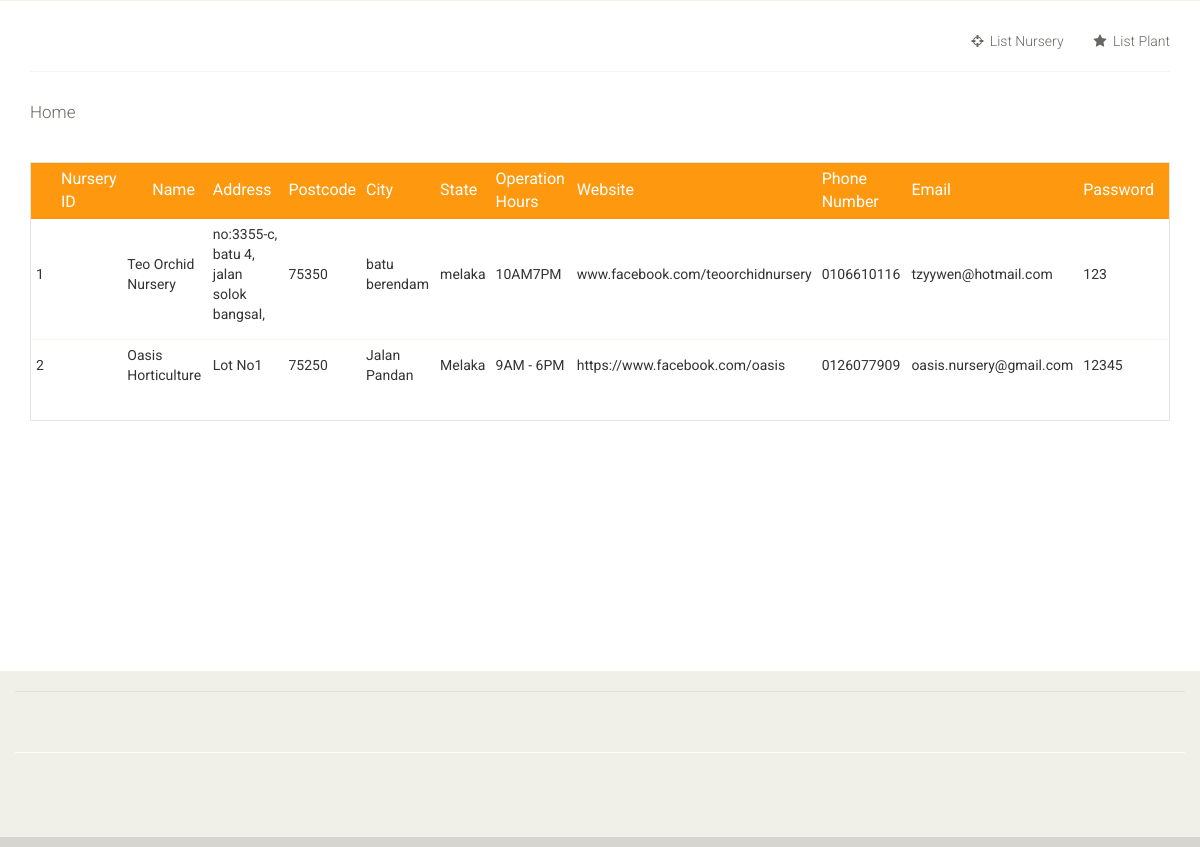
The app's page /viewnursery.php with its own data.
### tables this page shows
CREATE TABLE `nursery` (
  `nur_id` int(11) NOT NULL,
  `nur_name` varchar(50) DEFAULT NULL,
  `nur_address` varchar(50) DEFAULT NULL,
  `nur_post` int(5) DEFAULT NULL,
  `nur_city` varchar(15) DEFAULT NULL,
  `nur_state` varchar(15) DEFAULT NULL,
  `nur_phone` varchar(12) DEFAULT NULL,
  `nur_email` varchar(30) DEFAULT NULL,
  `nur_web` varchar(50) DEFAULT NULL,
  `nur_open` varchar(15) DEFAULT NULL,
  `n_password` varchar(10) DEFAULT NULL,
  `nur_close` varchar(15) NOT NULL,
  `timex` varchar(10) NOT NULL,
  `timex1` varchar(10) NOT NULL
);

### viewnursery.php (the view, shortened to what this page needs)
<!DOCTYPE html>
<html lang="en">
<head>
    <link href="css/bootstrap.min.css" rel="stylesheet">
    <link href="css/font-awesome.min.css" rel="stylesheet">
    <link href="css/prettyPhoto.css" rel="stylesheet">
    <link href="css/price-range.css" rel="stylesheet">
    <link href="css/animate.css" rel="stylesheet">
	<link href="css/main.css" rel="stylesheet">
	<link href="css/responsive.css" rel="stylesheet">
</head>
<body>
	<header id="header">
		<div class="header-middle">
			<div class="container">
				<div class="row">
					<div class="col-sm-4">
					</div>
					<div class="col-sm-8">
						<div class="shop-menu pull-right">
							<ul class="nav navbar-nav">
								<li><a href="viewnursery.php"><i class="fa fa-crosshairs"></i> List Nursery</a></li>
								<li><a href="viewplant.php"><i class="fa fa-star"></i> List Plant</a></li>
							</ul>
						</div>
					</div>
				</div>
			</div>
		</div>
		<div class="header-bottom">
			<div class="container">
				<div class="row">
					<div class="col-sm-9">
						<div class="mainmenu pull-left">
							<ul class="nav navbar-nav collapse navbar-collapse">
								<li><a href="index0.php">Home</a></li>
							</ul>
						</div>
					</div>
					<div class="col-sm-3">
					</div>
				</div>
			</div>
		</div>
	</header>
<section id="cart_items">
		<div class="container">
			<div class="table-responsive cart_info">
				<table class="table table-condensed">
					<thead>
						<tr class="cart_menu">
							<td class="image">Nursery ID</td>
							<td class="image">Name</td>
							<td class="description">Address</td>
							<td class="description">Postcode</td>
							<td class="description">City</td>
							<td class="description">State</td>
							<td class="description">Operation Hours</td>
							<td class="description">Website</td>
							<td class="description">Phone Number</td>
							<td class="price">Email</td>
							<td class="quantity">Password</td>
							<td></td>
						</tr>
					</thead>
					<tbody>
					<?php
							  $conn = Connect();
 							$cu = "SELECT * from nursery";
  							$result = mysqli_query($conn, $cu) or die(mysqli_error());
  						while($row = mysqli_fetch_array($result)){
						       	$nur_id = $row['nur_id'];
						       	$nur_name = $row['nur_name'];
								$nur_address= $row['nur_address'];
								$nur_post= $row['nur_post'];
								$nur_city= $row['nur_city'];
								$nur_state= $row['nur_state'];
								$nur_phone = $row['nur_phone'];
								$nur_email = $row['nur_email'];
								$nur_web = $row['nur_web'];
								$nur_open= $row['nur_open'];
								$nur_close= $row['nur_close'];
								$timex= $row['timex'];
								$timex1= $row['timex1'];
								$n_password = $row['n_password'];
					echo "<form name=update action=listplant0.php method=post>";
						echo "<tr>";
							echo "<td>
								<p>".$nur_id."</p>
							</td>";
							echo "<td >
								<p>".$nur_name."<p>
							</td>";
							echo  "<td>
								<p>".$nur_address."</p>
							</td>";
							echo  "<td>
								<p>".$nur_post."</p>
							</td>";
							echo  "<td>
								<p>".$nur_city."</p>
							</td>";
							echo  "<td>
								<p>".$nur_state."</p>
							</td>";
							echo  "<td>
								<p>".$nur_open.$timex.$nur_close.$timex1." </p>
							</td>";
							echo  "<td>
								<p>".$nur_web."</p>
							</td>";
							echo  "<td>
								<p>".$nur_phone."</p>
							</td>";
							echo  "<td>
								<p>".$nur_email."</p>
							</td>";
							echo  "<td>
								<p>".$n_password."</p>
							</td>";
					echo "</form>";
						}
							?>
					</tbody>
				</table>
			</div>
		</div>
	</section>
<br><br><br><br><br><br><br><br><br><br>
	<footer id="footer">
		<div class="footer-top">
			<div class="container">
			</div>
		</div>
		<br><br><br>
		<div class="footer-widget">
			<div class="container">
				<div class="row">
					<div class="col-sm-2">
					</div>
					<div class="col-sm-2">
					</div>
					<div class="col-sm-2">
					</div>
					<div class="col-sm-2">
					</div>
					<div class="col-sm-3 col-sm-offset-1">
					</div>
				</div>
			</div>
		</div>
		<div class="footer-bottom">
		</div>
	</footer>
</body>
</html>

### css/main.css (style rules this page uses)
body { font-family: 'Roboto', sans-serif; background:; position: relative; font-weight:400px; }
ul li { list-style: none; }
a { -webkit-transition: 300ms; -moz-transition: 300ms; -o-transition: 300ms; transition: 300ms; }
.header-middle .container .row { border-bottom: 1px solid #f5f5f5; margin-left: 0; margin-right: 0; padding-bottom: 20px; padding-top: 20px; }
.header-middle .container .row .col-sm-4 { padding-left: 0; }
.header-middle .container .row .col-sm-8 { padding-right:0; }
.shop-menu ul li { display:inline-block; padding-left: 15px; padding-right: 15px; }
.shop-menu ul li:last-child { padding-right: 0; }
.shop-menu ul li a { background: #FFFFFF; color: #696763; font-family: 'Roboto', sans-serif; font-size: 14px; font-weight: 300; padding:0; padding-right: 0; margin-top: 10px; }
.shop-menu ul li a i { margin-right:3px; }
.header-bottom { padding-bottom: 30px; padding-top: 30px; }
.navbar-collapse.collapse { padding-left: 0; }
.mainmenu ul li { padding-right: 15px; padding-left: 15px; }
.mainmenu ul li:first-child { padding-left: 0px; }
.mainmenu ul li a { color: #696763; font-family: 'Roboto', sans-serif; font-size: 17px; font-weight: 300; padding: 0; padding-bottom: 10px; }
#footer { background: #F0F0E9; }
.footer-top .container { border-bottom: 1px solid #E0E0DA; padding-bottom: 20px; }
.footer-widget { margin-bottom: 68px; }
.footer-widget .container { border-top: 1px solid #FFFFFF; padding-top: 15px; }
.footer-bottom { background: #D6D6D0; padding-top: 10px; }
#cart_items .cart_info { border: 1px solid #E6E4DF; margin-bottom: 50px }
#cart_items .cart_info .cart_menu { background: #FE980F; color: #fff; font-size: 16px; font-family: 'Roboto', sans-serif; font-weight: normal; }
#cart_items .cart_info .table.table-condensed thead tr { height: 51px; }
#cart_items .cart_info .table.table-condensed tr { border-bottom: 1px solid#F7F7F0 }
#cart_items .cart_info .table.table-condensed tr:last-child { border-bottom: 0 }
.cart_info table tr td { border-top: 0 none; vertical-align: inherit; }
#cart_items .cart_info .image { padding-left: 30px; }

### records on screen
nursery: nur_id "1", nur_name "Teo Orchid Nursery", nur_address "no:3355-c, batu 4, jalan solok bangsal,", nur_post "75350", nur_city "batu berendam", nur_state "melaka", nur_open "10", timex "AM", nur_close "7", timex1 "PM", nur_web "www.facebook.com/teoorchidnursery", nur_phone "0106610116", nur_email "tzyywen@hotmail.com", n_password "123"
nursery: nur_id "2", nur_name "Oasis Horticulture", nur_address "Lot No1", nur_post "75250", nur_city "Jalan Pandan", nur_state "Melaka", nur_open "9AM - 6PM", nur_web "https://www.facebook.com/oasis", nur_phone "0126077909", nur_email "oasis.nursery@gmail.com", n_password "12345"
